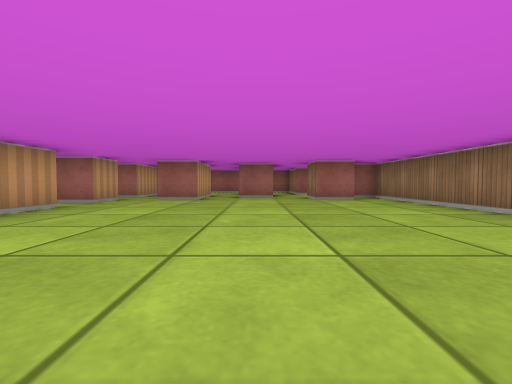
[1] (above)

16 first-person views from a walk through a cub3D level. The camera is about half as high as the walls, tilts 2° down and sees 90° across. The floor is counted in squares. Each view is taken from the middle of a square. On the plan, view 1 faces up. The plan holds only what a view shows up to about 9 squares ahead; the rest is blank.

[2]
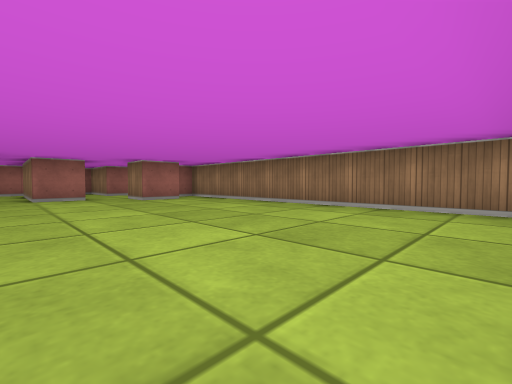

[3]
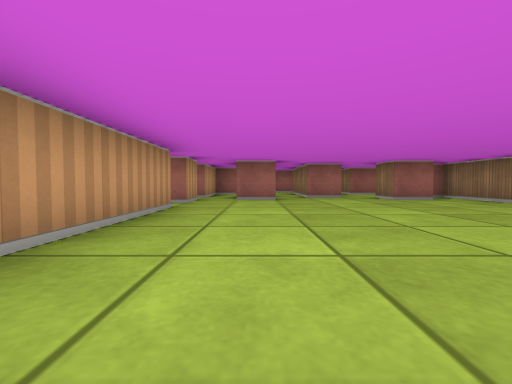

[4]
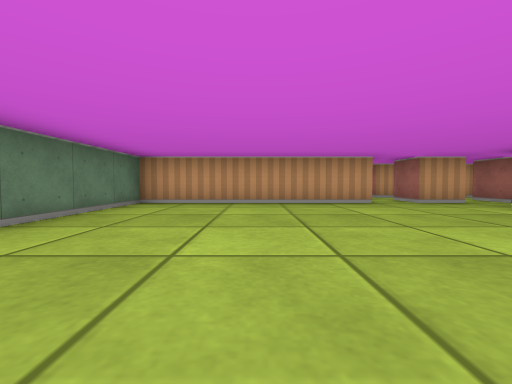

[5]
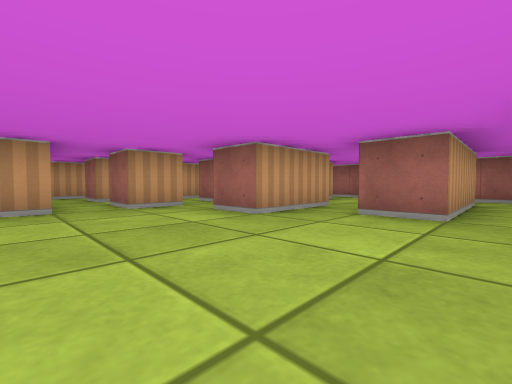

[6]
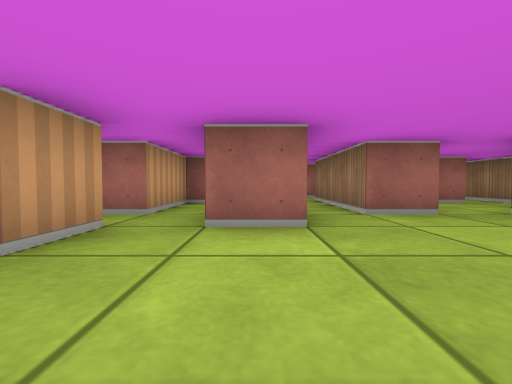

[7]
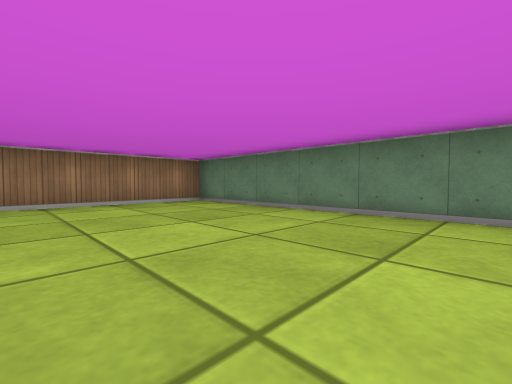

[8]
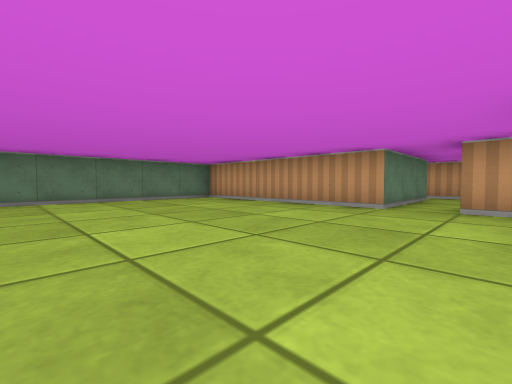

[9]
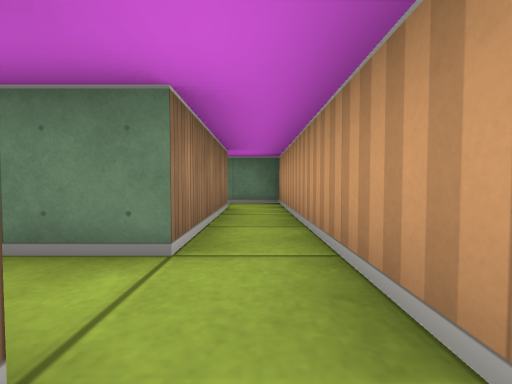

[10]
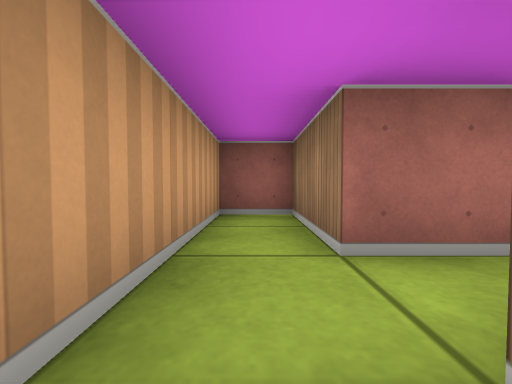

[11]
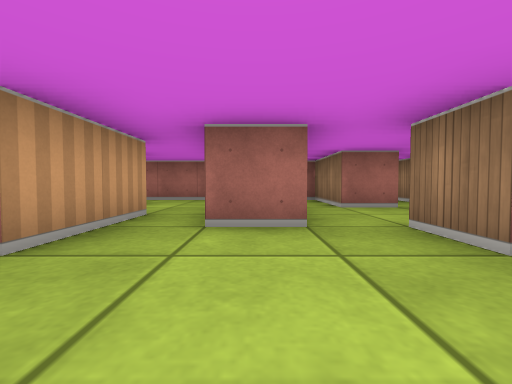

[12]
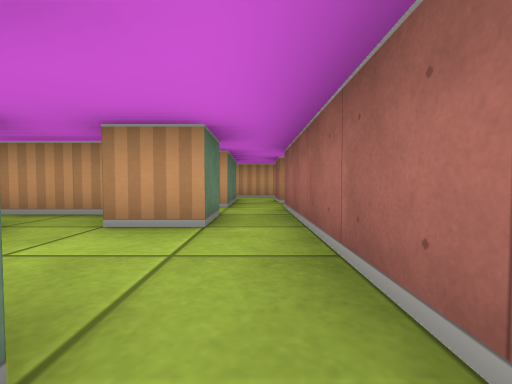

[13]
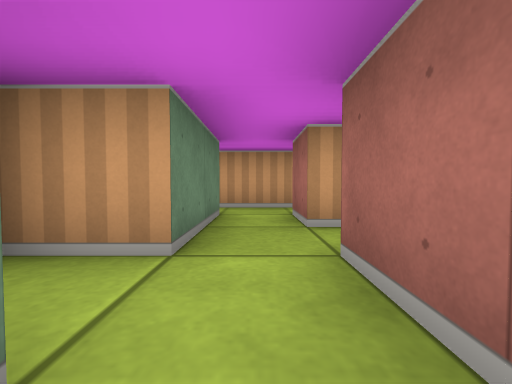

[14]
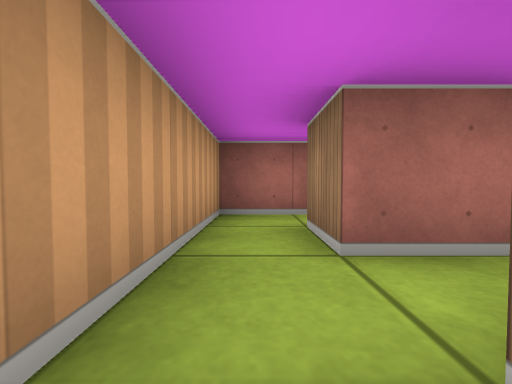

[15]
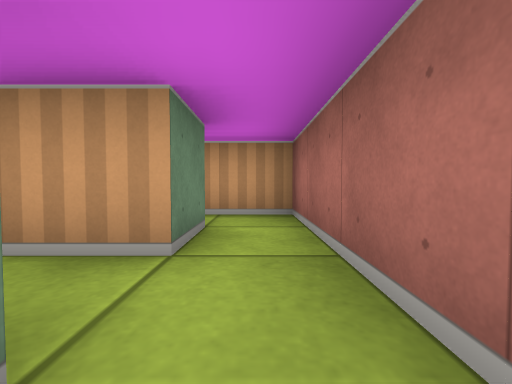

[16]
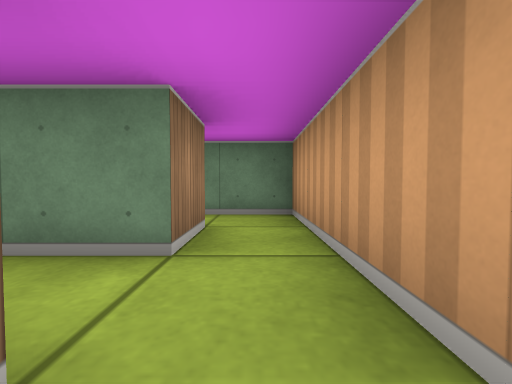

### Floor plan
Points are (right, up) in squares from view 1. A wall is a line through its corners. A room is listed if a view was taken in it or the views show most of it. See-through windows are left out.
Room 1 (views 1, 2, 3, 4, 5, 6, 7, 8, 11)
walls: (-3.5, 6.6) (-3.5, 5.5) (-4.5, 5.5); (0.5, 7.5) (-0.5, 7.5) (-0.5, 8.5); (2.6, 6.5) (1.5, 6.5) (1.5, 7.5); (-1.5, 8.6) (-1.5, 6.5) (-2.5, 6.5); (-5.5, 6.1) (-5.5, 5.5) (-6.5, 5.5); (-3.5, 8.5) (-3.5, 7.5) (-4.5, 7.5); (-6.5, 4.5) (-3.5, 4.5) (-3.5, -0.5) (3.5, -0.5) (3.5, 7.5) (2.9, 7.5); (-5.5, 8.4) (-5.5, 7.6)
ways out: opening at (-6, 5) to room 2; opening at (-3, 8) to room 4; opening at (-1, 8) to room 4; opening at (1, 8) to room 6
Room 2 (views 9, 10)
walls: (-6.5, 5.5) (-6.5, 7.5) (-7.5, 7.5) (-7.5, 0.5) (-6.4, 0.5); (-6.5, 1.5) (-6.5, 4.5)
ways out: opening at (-6, 5) to room 1
Room 3 (view 12)
walls: (0.5, 10.5) (0.5, 9.5); (1.5, 9.5) (1.5, 11.5) (-0.5, 11.5)
ways out: opening at (0, 11) to room 4; opening at (1, 10) to room 6
Room 4 (view 13)
walls: (-3, 9.5) (-3.5, 9.5) (-3.5, 8.5); (-3.5, 10.5) (-2.5, 10.5) (-2.5, 9.5); (-0.5, 8.5) (-0.5, 10.5); (-0.5, 11.5) (-4.5, 11.5)
ways out: opening at (-3, 8) to room 1; opening at (-1, 8) to room 1; opening at (0, 11) to room 3; opening at (-3.5, 11) to room 5
Room 5 (views 14, 15, 16)
walls: (-5.5, 11.5) (-6.5, 11.5) (-6.5, 12.5) (-5.5, 12.5) (-5.5, 11.5); (-4.4, 13.5) (-7.5, 13.5) (-7.5, 8.5) (-6.2, 8.5); (-6.5, 9.5) (-6.5, 10.5) (-4.5, 10.5)
ways out: opening at (-3.5, 11) to room 4
Room 6 (no view inside)
walls: (0.5, 9.5) (0.5, 7.5)
ways out: opening at (1, 8) to room 1; opening at (1, 10) to room 3; opening at (2, 9)

Where each view was taken, in squares from view 1:
view 1: 0 up, 0 right, facing up
view 2: 0 up, 1 left, facing up-right
view 3: 0 up, 2 left, facing up
view 4: 2 up, 2 right, facing left
view 5: 4 up, 1 right, facing up-left
view 6: 4 up, 2 left, facing up
view 7: 3 up, 2 left, facing down-right
view 8: 6 up, 1 right, facing down-left
view 9: 6 up, 7 left, facing down
view 10: 4 up, 7 left, facing up
view 11: 5 up, 0 right, facing up
view 12: 11 up, 0 right, facing left
view 13: 11 up, 3 left, facing left
view 14: 10 up, 7 left, facing up
view 15: 13 up, 4 left, facing left
view 16: 12 up, 7 left, facing down
